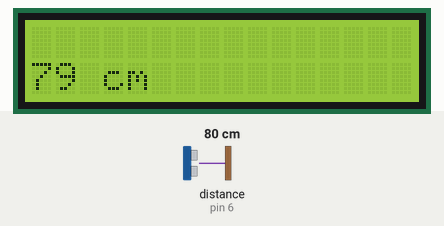
A sketch run on a simulated Arduino Uno, built with avr-gcc and run on an emulated ATmega328P. Parts: 16×2 character LCD. Wiring (inferred from the names in the program): ultrasonic range finder: trigger pin 7; echo pin 6. The inputs (shaded band) are chosen by the test bench; at power-on: distance to the obstacle (sensor on pin 6) 80 cm. The echo pulse lasts 58.3 µs per cm; what the sketch prints to the serial monitor is not drawn.

Above: at 1.2 s.
1.3 s: distance to the obstacle (sensor on pin 6) set to 9 cm
At 1.9 s:
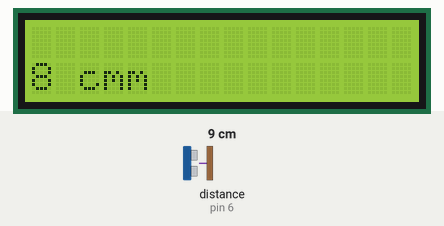
3.0 s: distance to the obstacle (sensor on pin 6) set to 250 cm
At 3.5 s:
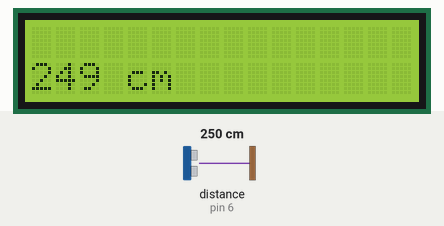
4.5 s: distance to the obstacle (sensor on pin 6) set to 2 cm
At 6.0 s:
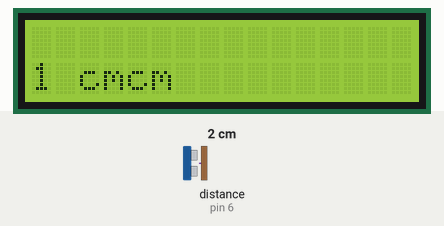
Timing chart, 0 to 7.5 s (numbered marks = the images above; inputs shaded):
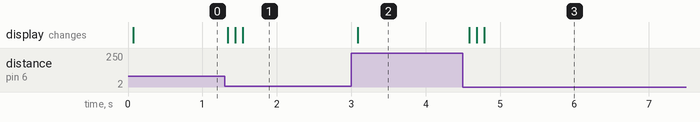

The sketch:

ultrasonicsensor-lcd.ino
```cpp
#include <LiquidCrystal.h>

const int trig = 7;
const int echo = 6;

const int rs = 12, en = 11, d4 = 5, d5 = 4, d6 = 3, d7 = 2;
LiquidCrystal lcd(rs, en, d4, d5, d6, d7);

long totaltime;
int distance; // Added missing semicolon

void setup() {
  // Initialize the LCD and pins
  pinMode(trig, OUTPUT);
  pinMode(echo, INPUT);
  Serial.begin(9600);
  lcd.begin(16, 2); // Corrected missing semicolon
}

void loop() {
  // Send ultrasonic pulse
  digitalWrite(trig, LOW);
  delayMicroseconds(2);
  digitalWrite(trig, HIGH);
  delayMicroseconds(10);
  digitalWrite(trig, LOW);

  // Measure echo time
  totaltime = pulseIn(echo, HIGH);

  // Calculate distance in centimeters
  distance = (totaltime * 0.0343) / 2;

  // Display distance on LCD
  lcd.setCursor(0, 1); // Move to the second row
  lcd.print(distance);
  lcd.print(" cm"); // Add "cm" for clarity
  Serial.print("Distance: ");
  Serial.println(distance);

  delay(100); // Add delay to stabilize readings
}
```

Measured:
- after the input at 1.3 s, the display: changes at once (image 1)
- after the input at 3.0 s, the display: changes after 0.09 s (image 2)
- after the input at 4.5 s, the display: changes after 0.08 s (image 3)
